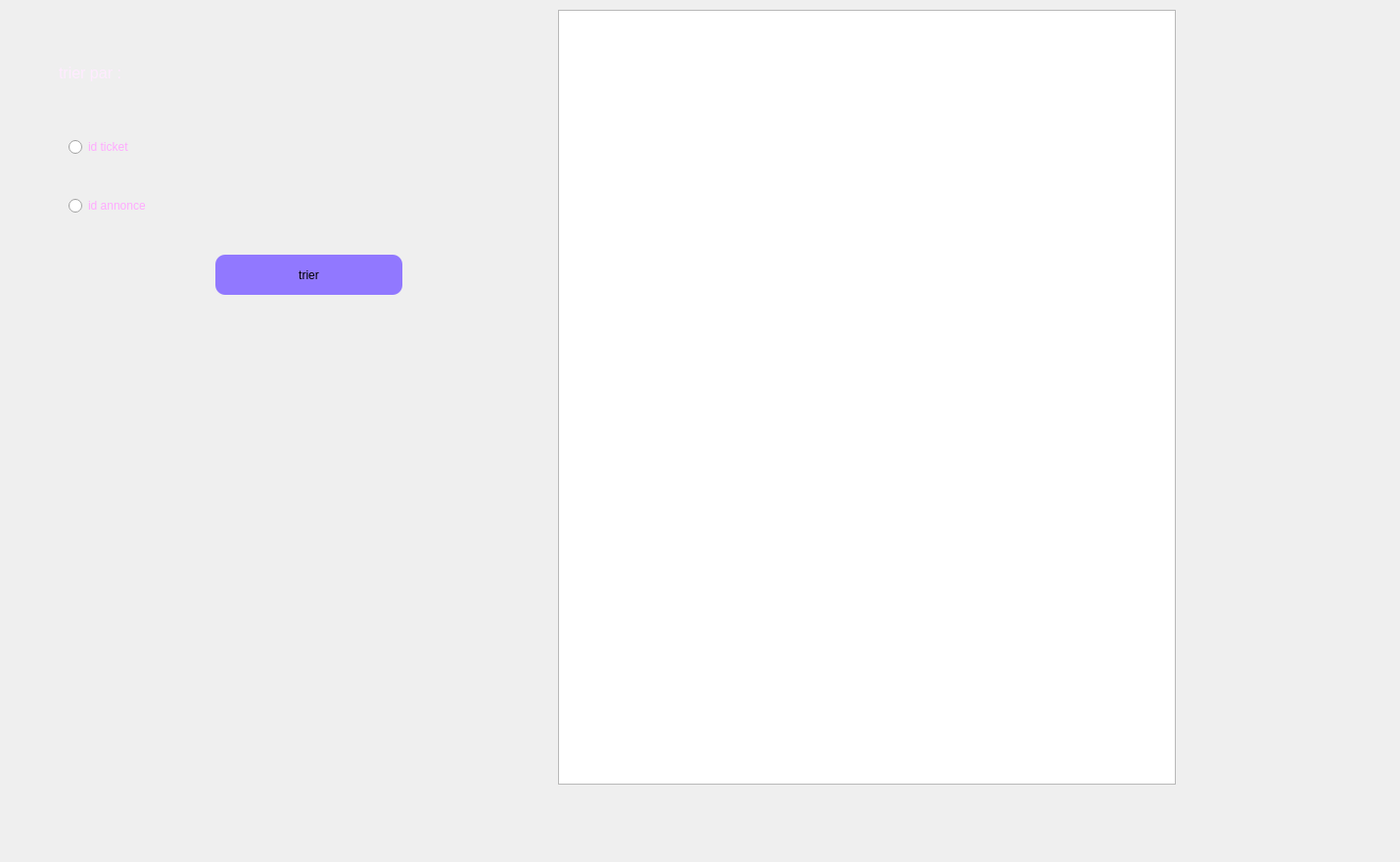
      <widget class="QWidget" name="tab_13">
       <attribute name="title">
        <string>trier</string>
       </attribute>
       <widget class="QLabel" name="label_58">
        <property name="geometry">
         <rect>
          <x>60</x>
          <y>49</y>
          <width>281</width>
          <height>51</height>
         </rect>
        </property>
        <property name="palette">
         <palette>
          <active>
           <colorrole role="WindowText">
            <brush brushstyle="SolidPattern">
             <color alpha="255">
              <red>255</red>
              <green>235</green>
              <blue>255</blue>
             </color>
            </brush>
           </colorrole>
           <colorrole role="Button">
            <brush brushstyle="SolidPattern">
             <color alpha="255">
              <red>255</red>
              <green>255</green>
              <blue>255</blue>
             </color>
            </brush>
           </colorrole>
           <colorrole role="Light">
            <brush brushstyle="SolidPattern">
             <color alpha="255">
              <red>255</red>
              <green>255</green>
              <blue>255</blue>
             </color>
            </brush>
           </colorrole>
           <colorrole role="Midlight">
            <brush brushstyle="SolidPattern">
             <color alpha="255">
              <red>255</red>
              <green>255</green>
              <blue>255</blue>
             </color>
            </brush>
           </colorrole>
           <colorrole role="Dark">
            <brush brushstyle="SolidPattern">
             <color alpha="255">
              <red>127</red>
              <green>127</green>
              <blue>127</blue>
             </color>
            </brush>
           </colorrole>
           <colorrole role="Mid">
            <brush brushstyle="SolidPattern">
             <color alpha="255">
              <red>170</red>
              <green>170</green>
              <blue>170</blue>
             </color>
            </brush>
           </colorrole>
           <colorrole role="Text">
            <brush brushstyle="SolidPattern">
             <color alpha="255">
              <red>255</red>
              <green>170</green>
              <blue>255</blue>
             </color>
            </brush>
           </colorrole>
           <colorrole role="BrightText">
            <brush brushstyle="SolidPattern">
             <color alpha="255">
              <red>255</red>
              <green>255</green>
              <blue>255</blue>
             </color>
            </brush>
           </colorrole>
           <colorrole role="ButtonText">
            <brush brushstyle="SolidPattern">
             <color alpha="255">
              <red>0</red>
              <green>0</green>
              <blue>0</blue>
             </color>
            </brush>
           </colorrole>
           <colorrole role="Base">
            <brush brushstyle="SolidPattern">
             <color alpha="255">
              <red>255</red>
              <green>255</green>
              <blue>255</blue>
             </color>
            </brush>
           </colorrole>
           <colorrole role="Window">
            <brush brushstyle="SolidPattern">
             <color alpha="255">
              <red>255</red>
              <green>255</green>
              <blue>255</blue>
             </color>
            </brush>
           </colorrole>
           <colorrole role="Shadow">
            <brush brushstyle="SolidPattern">
             <color alpha="255">
              <red>0</red>
              <green>0</green>
              <blue>0</blue>
             </color>
            </brush>
           </colorrole>
           <colorrole role="AlternateBase">
            <brush brushstyle="SolidPattern">
             <color alpha="255">
              <red>255</red>
              <green>255</green>
              <blue>255</blue>
             </color>
            </brush>
           </colorrole>
           <colorrole role="ToolTipBase">
            <brush brushstyle="SolidPattern">
             <color alpha="255">
              <red>255</red>
              <green>255</green>
              <blue>220</blue>
             </color>
            </brush>
           </colorrole>
           <colorrole role="ToolTipText">
            <brush brushstyle="SolidPattern">
             <color alpha="255">
              <red>0</red>
              <green>0</green>
              <blue>0</blue>
             </color>
            </brush>
           </colorrole>
           <colorrole role="PlaceholderText">
            <brush brushstyle="SolidPattern">
             <color alpha="128">
              <red>0</red>
              <green>0</green>
              <blue>0</blue>
             </color>
            </brush>
           </colorrole>
          </active>
          <inactive>
           <colorrole role="WindowText">
            <brush brushstyle="SolidPattern">
             <color alpha="255">
              <red>255</red>
              <green>235</green>
              <blue>255</blue>
             </color>
            </brush>
           </colorrole>
           <colorrole role="Button">
            <brush brushstyle="SolidPattern">
             <color alpha="255">
              <red>255</red>
              <green>255</green>
              <blue>255</blue>
             </color>
            </brush>
           </colorrole>
           <colorrole role="Light">
            <brush brushstyle="SolidPattern">
             <color alpha="255">
              <red>255</red>
              <green>255</green>
              <blue>255</blue>
             </color>
            </brush>
           </colorrole>
           <colorrole role="Midlight">
            <brush brushstyle="SolidPattern">
             <color alpha="255">
              <red>255</red>
              <green>255</green>
              <blue>255</blue>
             </color>
            </brush>
           </colorrole>
           <colorrole role="Dark">
            <brush brushstyle="SolidPattern">
             <color alpha="255">
              <red>127</red>
              <green>127</green>
              <blue>127</blue>
             </color>
            </brush>
           </colorrole>
           <colorrole role="Mid">
            <brush brushstyle="SolidPattern">
             <color alpha="255">
              <red>170</red>
              <green>170</green>
              <blue>170</blue>
             </color>
            </brush>
           </colorrole>
           <colorrole role="Text">
            <brush brushstyle="SolidPattern">
             <color alpha="255">
              <red>255</red>
              <green>170</green>
              <blue>255</blue>
             </color>
            </brush>
           </colorrole>
           <colorrole role="BrightText">
            <brush brushstyle="SolidPattern">
             <color alpha="255">
              <red>255</red>
              <green>255</green>
              <blue>255</blue>
             </color>
            </brush>
           </colorrole>
           <colorrole role="ButtonText">
            <brush brushstyle="SolidPattern">
             <color alpha="255">
              <red>0</red>
              <green>0</green>
              <blue>0</blue>
             </color>
            </brush>
           </colorrole>
           <colorrole role="Base">
            <brush brushstyle="SolidPattern">
             <color alpha="255">
              <red>255</red>
              <green>255</green>
              <blue>255</blue>
             </color>
            </brush>
           </colorrole>
           <colorrole role="Window">
            <brush brushstyle="SolidPattern">
             <color alpha="255">
              <red>255</red>
              <green>255</green>
              <blue>255</blue>
             </color>
            </brush>
           </colorrole>
           <colorrole role="Shadow">
            <brush brushstyle="SolidPattern">
             <color alpha="255">
              <red>0</red>
              <green>0</green>
              <blue>0</blue>
             </color>
            </brush>
           </colorrole>
           <colorrole role="AlternateBase">
            <brush brushstyle="SolidPattern">
             <color alpha="255">
              <red>255</red>
              <green>255</green>
              <blue>255</blue>
             </color>
            </brush>
           </colorrole>
           <colorrole role="ToolTipBase">
            <brush brushstyle="SolidPattern">
             <color alpha="255">
              <red>255</red>
              <green>255</green>
              <blue>220</blue>
             </color>
            </brush>
           </colorrole>
           <colorrole role="ToolTipText">
            <brush brushstyle="SolidPattern">
             <color alpha="255">
              <red>0</red>
              <green>0</green>
              <blue>0</blue>
             </color>
            </brush>
           </colorrole>
           <colorrole role="PlaceholderText">
            <brush brushstyle="SolidPattern">
             <color alpha="128">
              <red>0</red>
              <green>0</green>
              <blue>0</blue>
             </color>
            </brush>
           </colorrole>
          </inactive>
          <disabled>
           <colorrole role="WindowText">
            <brush brushstyle="SolidPattern">
             <color alpha="255">
              <red>127</red>
              <green>127</green>
              <blue>127</blue>
             </color>
            </brush>
           </colorrole>
           <colorrole role="Button">
            <brush brushstyle="SolidPattern">
             <color alpha="255">
              <red>255</red>
              <green>255</green>
              <blue>255</blue>
             </color>
            </brush>
           </colorrole>
           <colorrole role="Light">
            <brush brushstyle="SolidPattern">
             <color alpha="255">
              <red>255</red>
              <green>255</green>
              <blue>255</blue>
             </color>
            </brush>
           </colorrole>
           <colorrole role="Midlight">
            <brush brushstyle="SolidPattern">
             <color alpha="255">
              <red>255</red>
              <green>255</green>
              <blue>255</blue>
             </color>
            </brush>
           </colorrole>
           <colorrole role="Dark">
            <brush brushstyle="SolidPattern">
             <color alpha="255">
              <red>127</red>
              <green>127</green>
              <blue>127</blue>
             </color>
            </brush>
           </colorrole>
           <colorrole role="Mid">
            <brush brushstyle="SolidPattern">
             <color alpha="255">
              <red>170</red>
              <green>170</green>
              <blue>170</blue>
             </color>
            </brush>
           </colorrole>
           <colorrole role="Text">
            <brush brushstyle="SolidPattern">
             <color alpha="255">
              <red>127</red>
              <green>127</green>
              <blue>127</blue>
             </color>
            </brush>
           </colorrole>
           <colorrole role="BrightText">
            <brush brushstyle="SolidPattern">
             <color alpha="255">
              <red>255</red>
              <green>255</green>
              <blue>255</blue>
             </color>
            </brush>
           </colorrole>
           <colorrole role="ButtonText">
            <brush brushstyle="SolidPattern">
             <color alpha="255">
              <red>127</red>
              <green>127</green>
              <blue>127</blue>
             </color>
            </brush>
           </colorrole>
           <colorrole role="Base">
            <brush brushstyle="SolidPattern">
             <color alpha="255">
              <red>255</red>
              <green>255</green>
              <blue>255</blue>
             </color>
            </brush>
           </colorrole>
           <colorrole role="Window">
            <brush brushstyle="SolidPattern">
             <color alpha="255">
              <red>255</red>
              <green>255</green>
              <blue>255</blue>
             </color>
            </brush>
           </colorrole>
           <colorrole role="Shadow">
            <brush brushstyle="SolidPattern">
             <color alpha="255">
              <red>0</red>
              <green>0</green>
              <blue>0</blue>
             </color>
            </brush>
           </colorrole>
           <colorrole role="AlternateBase">
            <brush brushstyle="SolidPattern">
             <color alpha="255">
              <red>255</red>
              <green>255</green>
              <blue>255</blue>
             </color>
            </brush>
           </colorrole>
           <colorrole role="ToolTipBase">
            <brush brushstyle="SolidPattern">
             <color alpha="255">
              <red>255</red>
              <green>255</green>
              <blue>220</blue>
             </color>
            </brush>
           </colorrole>
           <colorrole role="ToolTipText">
            <brush brushstyle="SolidPattern">
             <color alpha="255">
              <red>0</red>
              <green>0</green>
              <blue>0</blue>
             </color>
            </brush>
           </colorrole>
           <colorrole role="PlaceholderText">
            <brush brushstyle="SolidPattern">
             <color alpha="128">
              <red>0</red>
              <green>0</green>
              <blue>0</blue>
             </color>
            </brush>
           </colorrole>
          </disabled>
         </palette>
        </property>
        <property name="text">
         <string>&lt;html&gt;&lt;head/&gt;&lt;body&gt;&lt;p&gt;&lt;span style=&quot; font-size:12pt;&quot;&gt;trier par :&lt;/span&gt;&lt;/p&gt;&lt;/body&gt;&lt;/html&gt;</string>
        </property>
       </widget>
       <widget class="QRadioButton" name="triticket">
        <property name="geometry">
         <rect>
          <x>70</x>
          <y>140</y>
          <width>85</width>
          <height>20</height>
         </rect>
        </property>
        <property name="palette">
         <palette>
          <active>
           <colorrole role="WindowText">
            <brush brushstyle="SolidPattern">
             <color alpha="255">
              <red>255</red>
              <green>170</green>
              <blue>255</blue>
             </color>
            </brush>
           </colorrole>
          </active>
          <inactive>
           <colorrole role="WindowText">
            <brush brushstyle="SolidPattern">
             <color alpha="255">
              <red>255</red>
              <green>170</green>
              <blue>255</blue>
             </color>
            </brush>
           </colorrole>
          </inactive>
          <disabled>
           <colorrole role="WindowText">
            <brush brushstyle="SolidPattern">
             <color alpha="255">
              <red>120</red>
              <green>120</green>
              <blue>120</blue>
             </color>
            </brush>
           </colorrole>
          </disabled>
         </palette>
        </property>
        <property name="text">
         <string>id ticket</string>
        </property>
       </widget>
       <widget class="QRadioButton" name="triidant">
        <property name="geometry">
         <rect>
          <x>70</x>
          <y>200</y>
          <width>85</width>
          <height>20</height>
         </rect>
        </property>
        <property name="palette">
         <palette>
          <active>
           <colorrole role="WindowText">
            <brush brushstyle="SolidPattern">
             <color alpha="255">
              <red>255</red>
              <green>170</green>
              <blue>255</blue>
             </color>
            </brush>
           </colorrole>
          </active>
          <inactive>
           <colorrole role="WindowText">
            <brush brushstyle="SolidPattern">
             <color alpha="255">
              <red>255</red>
              <green>170</green>
              <blue>255</blue>
             </color>
            </brush>
           </colorrole>
          </inactive>
          <disabled>
           <colorrole role="WindowText">
            <brush brushstyle="SolidPattern">
             <color alpha="255">
              <red>120</red>
              <green>120</green>
              <blue>120</blue>
             </color>
            </brush>
           </colorrole>
          </disabled>
         </palette>
        </property>
        <property name="text">
         <string>id annonce</string>
        </property>
       </widget>
       <widget class="QPushButton" name="trier_2ticket">
        <property name="geometry">
         <rect>
          <x>220</x>
          <y>260</y>
          <width>191</width>
          <height>41</height>
         </rect>
        </property>
        <property name="cursor">
         <cursorShape>PointingHandCursor</cursorShape>
        </property>
        <property name="styleSheet">
         <string notr="true">background-color: rgb(0, 0, 255);
background-color: rgb(145, 120, 255);
border-radius: 10px;
</string>
        </property>
        <property name="text">
         <string>trier</string>
        </property>
       </widget>
       <widget class="QLabel" name="label_44">
        <property name="geometry">
         <rect>
          <x>0</x>
          <y>0</y>
          <width>1421</width>
          <height>871</height>
         </rect>
        </property>
        <property name="text">
         <string/>
        </property>
        <property name="pixmap">
         <pixmap>../images/bg.v1.jpg</pixmap>
        </property>
       </widget>
       <widget class="QTableView" name="tabtic_2">
        <property name="geometry">
         <rect>
          <x>570</x>
          <y>10</y>
          <width>631</width>
          <height>791</height>
         </rect>
        </property>
       </widget>
       <zorder>label_44</zorder>
       <zorder>label_58</zorder>
       <zorder>triticket</zorder>
       <zorder>triidant</zorder>
       <zorder>trier_2ticket</zorder>
       <zorder>tabtic_2</zorder>
      </widget>
